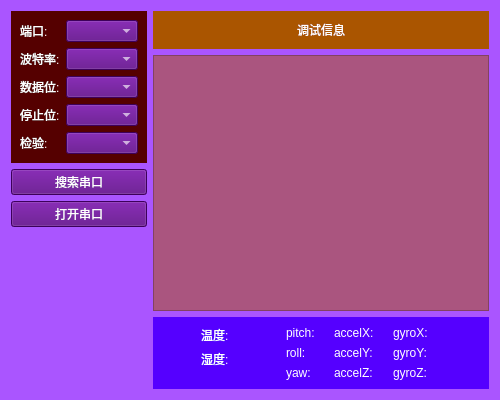
<?xml version="1.0" encoding="UTF-8"?>
<ui version="4.0">
 <class>comm</class>
 <widget class="QWidget" name="comm">
  <property name="geometry">
   <rect>
    <x>0</x>
    <y>0</y>
    <width>500</width>
    <height>400</height>
   </rect>
  </property>
  <property name="windowTitle">
   <string>串口</string>
  </property>
  <property name="styleSheet">
   <string notr="true">background-color: rgb(170, 85, 255);
font: 700 9pt &quot;FiraCode Nerd Font Mono&quot;;</string>
  </property>
  <layout class="QGridLayout" name="gridLayout">
   <item row="0" column="0">
    <layout class="QHBoxLayout" name="comm_horizontalLayout">
     <item>
      <layout class="QVBoxLayout" name="comm_sp_verticalLayout">
       <item>
        <widget class="QWidget" name="" native="true">
         <property name="styleSheet">
          <string notr="true">background-color: rgb(85, 0, 0);</string>
         </property>
         <layout class="QFormLayout" name="serialPort_setting_formLayout">
          <item row="0" column="0">
           <widget class="QLabel" name="port_label">
            <property name="styleSheet">
             <string notr="true">color: rgb(255, 255, 255);
font: 700 9pt &quot;FiraCode Nerd Font Mono&quot;;</string>
            </property>
            <property name="text">
             <string>端口:</string>
            </property>
           </widget>
          </item>
          <item row="0" column="1">
           <widget class="QComboBox" name="port_comboBox">
            <property name="styleSheet">
             <string notr="true">background-color: rgb(85, 0, 127);
color: rgb(255, 255, 255);
font: 700 9pt &quot;FiraCode Nerd Font Mono&quot;;</string>
            </property>
           </widget>
          </item>
          <item row="1" column="0">
           <widget class="QLabel" name="baudRate_label">
            <property name="styleSheet">
             <string notr="true">color: rgb(255, 255, 255);
font: 700 9pt &quot;FiraCode Nerd Font Mono&quot;;</string>
            </property>
            <property name="text">
             <string>波特率:</string>
            </property>
           </widget>
          </item>
          <item row="1" column="1">
           <widget class="QComboBox" name="baudRate_comboBox">
            <property name="styleSheet">
             <string notr="true">background-color: rgb(85, 0, 127);
color: rgb(255, 255, 255);
font: 700 9pt &quot;FiraCode Nerd Font Mono&quot;;</string>
            </property>
           </widget>
          </item>
          <item row="2" column="0">
           <widget class="QLabel" name="dataBits_label">
            <property name="styleSheet">
             <string notr="true">color: rgb(255, 255, 255);
font: 700 9pt &quot;FiraCode Nerd Font Mono&quot;;</string>
            </property>
            <property name="text">
             <string>数据位:</string>
            </property>
           </widget>
          </item>
          <item row="2" column="1">
           <widget class="QComboBox" name="dataBits_comboBox">
            <property name="styleSheet">
             <string notr="true">background-color: rgb(85, 0, 127);
color: rgb(255, 255, 255);
font: 700 9pt &quot;FiraCode Nerd Font Mono&quot;;</string>
            </property>
           </widget>
          </item>
          <item row="3" column="0">
           <widget class="QLabel" name="stopBits_label">
            <property name="styleSheet">
             <string notr="true">color: rgb(255, 255, 255);
font: 700 9pt &quot;FiraCode Nerd Font Mono&quot;;</string>
            </property>
            <property name="text">
             <string>停止位:</string>
            </property>
           </widget>
          </item>
          <item row="3" column="1">
           <widget class="QComboBox" name="stopBits_comboBox">
            <property name="styleSheet">
             <string notr="true">background-color: rgb(85, 0, 127);
color: rgb(255, 255, 255);
font: 700 9pt &quot;FiraCode Nerd Font Mono&quot;;</string>
            </property>
           </widget>
          </item>
          <item row="4" column="0">
           <widget class="QLabel" name="checkBits_label">
            <property name="styleSheet">
             <string notr="true">color: rgb(255, 255, 255);
font: 700 9pt &quot;FiraCode Nerd Font Mono&quot;;</string>
            </property>
            <property name="text">
             <string>检验:</string>
            </property>
           </widget>
          </item>
          <item row="4" column="1">
           <widget class="QComboBox" name="checkBits_comboBox">
            <property name="styleSheet">
             <string notr="true">background-color: rgb(85, 0, 127);
color: rgb(255, 255, 255);
font: 700 9pt &quot;FiraCode Nerd Font Mono&quot;;</string>
            </property>
           </widget>
          </item>
         </layout>
        </widget>
       </item>
       <item>
        <widget class="QPushButton" name="serialPort_search_but">
         <property name="styleSheet">
          <string notr="true">background-color: rgb(85, 0, 127);
color: rgb(255, 255, 255);
font: 700 9pt &quot;FiraCode Nerd Font Mono&quot;;</string>
         </property>
         <property name="text">
          <string>搜索串口</string>
         </property>
        </widget>
       </item>
       <item>
        <widget class="QPushButton" name="serialPort_open_but">
         <property name="styleSheet">
          <string notr="true">background-color: rgb(85, 0, 127);
color: rgb(255, 255, 255);
font: 700 9pt &quot;FiraCode Nerd Font Mono&quot;;</string>
         </property>
         <property name="text">
          <string>打开串口</string>
         </property>
        </widget>
       </item>
       <item>
        <spacer name="verticalSpacer_2">
         <property name="orientation">
          <enum>Qt::Vertical</enum>
         </property>
         <property name="sizeHint" stdset="0">
          <size>
           <width>20</width>
           <height>40</height>
          </size>
         </property>
        </spacer>
       </item>
      </layout>
     </item>
     <item>
      <layout class="QVBoxLayout" name="debug_show_verticalLayout">
       <item>
        <layout class="QVBoxLayout" name="debug_verticalLayout">
         <item>
          <widget class="QWidget" name="" native="true">
           <property name="styleSheet">
            <string notr="true">background-color: rgb(170, 85, 0);</string>
           </property>
           <layout class="QHBoxLayout" name="debug_text_horizontalLayout">
            <item>
             <spacer name="horizontalSpacer_2">
              <property name="orientation">
               <enum>Qt::Horizontal</enum>
              </property>
              <property name="sizeHint" stdset="0">
               <size>
                <width>40</width>
                <height>20</height>
               </size>
              </property>
             </spacer>
            </item>
            <item>
             <widget class="QLabel" name="debug_label">
              <property name="styleSheet">
               <string notr="true">
color: rgb(255, 255, 255);
font: 700 9pt &quot;FiraCode Nerd Font Mono&quot;;</string>
              </property>
              <property name="text">
               <string>调试信息</string>
              </property>
             </widget>
            </item>
            <item>
             <spacer name="horizontalSpacer">
              <property name="orientation">
               <enum>Qt::Horizontal</enum>
              </property>
              <property name="sizeHint" stdset="0">
               <size>
                <width>40</width>
                <height>20</height>
               </size>
              </property>
             </spacer>
            </item>
           </layout>
          </widget>
         </item>
         <item>
          <widget class="QTextEdit" name="debug_textEdit">
           <property name="styleSheet">
            <string notr="true">background-color: rgb(170, 85, 127);
color: rgb(255, 255, 255);
font: 700 9pt &quot;FiraCode Nerd Font Mono&quot;;</string>
           </property>
          </widget>
         </item>
        </layout>
       </item>
       <item>
        <widget class="QWidget" name="" native="true">
         <property name="styleSheet">
          <string notr="true">background-color: rgb(85, 0, 255);</string>
         </property>
         <layout class="QHBoxLayout" name="numValue_horizontalLayout">
          <item>
           <spacer name="horizontalSpacer_5">
            <property name="orientation">
             <enum>Qt::Horizontal</enum>
            </property>
            <property name="sizeHint" stdset="0">
             <size>
              <width>40</width>
              <height>20</height>
             </size>
            </property>
           </spacer>
          </item>
          <item>
           <layout class="QFormLayout" name="temp_formLayout">
            <item row="0" column="0">
             <widget class="QLabel" name="temp_label">
              <property name="styleSheet">
               <string notr="true">
color: rgb(255, 255, 255);
font: 700 9pt &quot;FiraCode Nerd Font Mono&quot;;</string>
              </property>
              <property name="text">
               <string>温度:</string>
              </property>
             </widget>
            </item>
            <item row="1" column="0">
             <widget class="QLabel" name="hum_label">
              <property name="styleSheet">
               <string notr="true">
color: rgb(255, 255, 255);
font: 700 9pt &quot;FiraCode Nerd Font Mono&quot;;</string>
              </property>
              <property name="text">
               <string>湿度:</string>
              </property>
             </widget>
            </item>
            <item row="0" column="1">
             <widget class="QLabel" name="temp_value_label">
              <property name="styleSheet">
               <string notr="true">
color: rgb(255, 255, 255);
font: 700 9pt &quot;FiraCode Nerd Font Mono&quot;;</string>
              </property>
              <property name="text">
               <string/>
              </property>
             </widget>
            </item>
            <item row="1" column="1">
             <widget class="QLabel" name="hum_value_label">
              <property name="styleSheet">
               <string notr="true">
color: rgb(255, 255, 255);
font: 700 9pt &quot;FiraCode Nerd Font Mono&quot;;</string>
              </property>
              <property name="text">
               <string/>
              </property>
             </widget>
            </item>
           </layout>
          </item>
          <item>
           <spacer name="horizontalSpacer_3">
            <property name="orientation">
             <enum>Qt::Horizontal</enum>
            </property>
            <property name="sizeHint" stdset="0">
             <size>
              <width>40</width>
              <height>20</height>
             </size>
            </property>
           </spacer>
          </item>
          <item>
           <layout class="QFormLayout" name="posture_formLayout">
            <item row="0" column="0">
             <widget class="QLabel" name="pitch_label">
              <property name="styleSheet">
               <string notr="true">
color: rgb(255, 255, 255);
font: 700 9pt &quot;FiraCode Nerd Font Mono&quot;;</string>
              </property>
              <property name="text">
               <string>pitch:</string>
              </property>
             </widget>
            </item>
            <item row="1" column="0">
             <widget class="QLabel" name="roll_label">
              <property name="styleSheet">
               <string notr="true">
color: rgb(255, 255, 255);
font: 700 9pt &quot;FiraCode Nerd Font Mono&quot;;</string>
              </property>
              <property name="text">
               <string>roll:</string>
              </property>
             </widget>
            </item>
            <item row="2" column="0">
             <widget class="QLabel" name="yaw_label">
              <property name="styleSheet">
               <string notr="true">
color: rgb(255, 255, 255);
font: 700 9pt &quot;FiraCode Nerd Font Mono&quot;;</string>
              </property>
              <property name="text">
               <string>yaw:</string>
              </property>
             </widget>
            </item>
            <item row="0" column="1">
             <widget class="QLabel" name="pitch_value_label">
              <property name="styleSheet">
               <string notr="true">
color: rgb(255, 255, 255);
font: 700 9pt &quot;FiraCode Nerd Font Mono&quot;;</string>
              </property>
              <property name="text">
               <string/>
              </property>
             </widget>
            </item>
            <item row="1" column="1">
             <widget class="QLabel" name="roll_value_label">
              <property name="styleSheet">
               <string notr="true">
color: rgb(255, 255, 255);
font: 700 9pt &quot;FiraCode Nerd Font Mono&quot;;</string>
              </property>
              <property name="text">
               <string/>
              </property>
             </widget>
            </item>
            <item row="2" column="1">
             <widget class="QLabel" name="yaw_value_label">
              <property name="styleSheet">
               <string notr="true">
color: rgb(255, 255, 255);
font: 700 9pt &quot;FiraCode Nerd Font Mono&quot;;</string>
              </property>
              <property name="text">
               <string/>
              </property>
             </widget>
            </item>
           </layout>
          </item>
          <item>
           <layout class="QFormLayout" name="formLayout">
            <item row="0" column="0">
             <widget class="QLabel" name="accel_x_label">
              <property name="styleSheet">
               <string notr="true">
color: rgb(255, 255, 255);
font: 700 9pt &quot;FiraCode Nerd Font Mono&quot;;</string>
              </property>
              <property name="text">
               <string>accelX:</string>
              </property>
             </widget>
            </item>
            <item row="1" column="0">
             <widget class="QLabel" name="accel_y_label">
              <property name="styleSheet">
               <string notr="true">
color: rgb(255, 255, 255);
font: 700 9pt &quot;FiraCode Nerd Font Mono&quot;;</string>
              </property>
              <property name="text">
               <string>accelY:</string>
              </property>
             </widget>
            </item>
            <item row="2" column="0">
             <widget class="QLabel" name="accel_z_label">
              <property name="styleSheet">
               <string notr="true">
color: rgb(255, 255, 255);
font: 700 9pt &quot;FiraCode Nerd Font Mono&quot;;</string>
              </property>
              <property name="text">
               <string>accelZ:</string>
              </property>
             </widget>
            </item>
            <item row="0" column="1">
             <widget class="QLabel" name="accel_x_value_label">
              <property name="styleSheet">
               <string notr="true">
color: rgb(255, 255, 255);
font: 700 9pt &quot;FiraCode Nerd Font Mono&quot;;</string>
              </property>
              <property name="text">
               <string/>
              </property>
             </widget>
            </item>
            <item row="1" column="1">
             <widget class="QLabel" name="accel_y_value_label">
              <property name="styleSheet">
               <string notr="true">
color: rgb(255, 255, 255);
font: 700 9pt &quot;FiraCode Nerd Font Mono&quot;;</string>
              </property>
              <property name="text">
               <string/>
              </property>
             </widget>
            </item>
            <item row="2" column="1">
             <widget class="QLabel" name="accel_z_value_label">
              <property name="styleSheet">
               <string notr="true">
color: rgb(255, 255, 255);
font: 700 9pt &quot;FiraCode Nerd Font Mono&quot;;</string>
              </property>
              <property name="text">
               <string/>
              </property>
             </widget>
            </item>
           </layout>
          </item>
          <item>
           <layout class="QFormLayout" name="formLayout_3">
            <item row="0" column="0">
             <widget class="QLabel" name="gyro_x_label">
              <property name="styleSheet">
               <string notr="true">
color: rgb(255, 255, 255);
font: 700 9pt &quot;FiraCode Nerd Font Mono&quot;;</string>
              </property>
              <property name="text">
               <string>gyroX:</string>
              </property>
             </widget>
            </item>
            <item row="1" column="0">
             <widget class="QLabel" name="gyro_y_label">
              <property name="styleSheet">
               <string notr="true">
color: rgb(255, 255, 255);
font: 700 9pt &quot;FiraCode Nerd Font Mono&quot;;</string>
              </property>
              <property name="text">
               <string>gyroY:</string>
              </property>
             </widget>
            </item>
            <item row="2" column="0">
             <widget class="QLabel" name="gyro_z_label">
              <property name="styleSheet">
               <string notr="true">
color: rgb(255, 255, 255);
font: 700 9pt &quot;FiraCode Nerd Font Mono&quot;;</string>
              </property>
              <property name="text">
               <string>gyroZ:</string>
              </property>
             </widget>
            </item>
            <item row="0" column="1">
             <widget class="QLabel" name="gyro_x_value_label">
              <property name="styleSheet">
               <string notr="true">
color: rgb(255, 255, 255);
font: 700 9pt &quot;FiraCode Nerd Font Mono&quot;;</string>
              </property>
              <property name="text">
               <string/>
              </property>
             </widget>
            </item>
            <item row="1" column="1">
             <widget class="QLabel" name="gyro_y_value_label">
              <property name="styleSheet">
               <string notr="true">
color: rgb(255, 255, 255);
font: 700 9pt &quot;FiraCode Nerd Font Mono&quot;;</string>
              </property>
              <property name="text">
               <string/>
              </property>
             </widget>
            </item>
            <item row="2" column="1">
             <widget class="QLabel" name="gyro_z_value_label">
              <property name="styleSheet">
               <string notr="true">
color: rgb(255, 255, 255);
font: 700 9pt &quot;FiraCode Nerd Font Mono&quot;;</string>
              </property>
              <property name="text">
               <string/>
              </property>
             </widget>
            </item>
           </layout>
          </item>
          <item>
           <spacer name="horizontalSpacer_6">
            <property name="orientation">
             <enum>Qt::Horizontal</enum>
            </property>
            <property name="sizeHint" stdset="0">
             <size>
              <width>40</width>
              <height>20</height>
             </size>
            </property>
           </spacer>
          </item>
         </layout>
        </widget>
       </item>
      </layout>
     </item>
    </layout>
   </item>
  </layout>
 </widget>
 <resources/>
 <connections/>
</ui>
